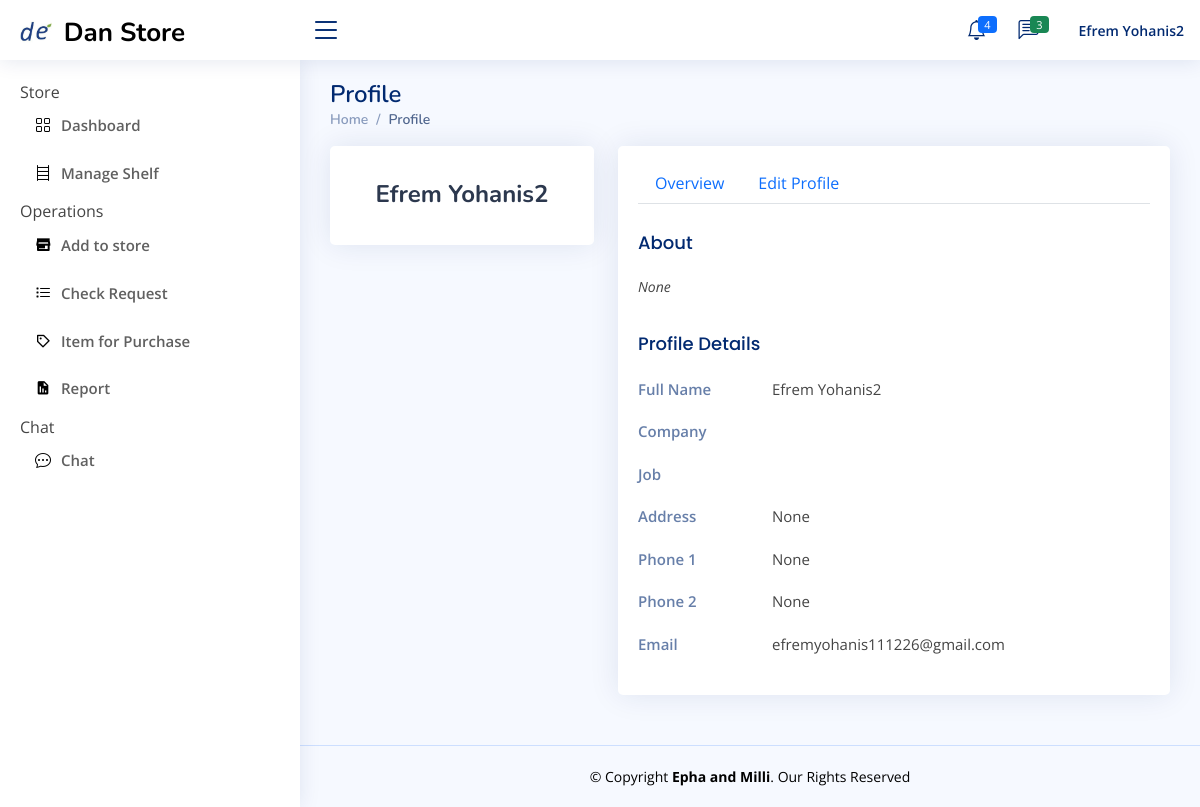
Page /Store_Manager/user_Profile (signed in) on the committed database.
### Store_manager/models.py (models this page shows, shortened)
class employ(models.Model):
    user=models.ForeignKey(User,null=True,blank=True,on_delete=models.CASCADE)
    role= models.CharField(max_length=200,null=True,blank=True)
    profile_pic=models.ImageField(null=True,blank=True, upload_to='Profile/')
    Full_Name=models.CharField(max_length=300, null=True)
    gender = models.CharField(max_length=20,null=True,blank=True)
    phone1 = models.CharField(max_length=200, null=True)
    phone2 = models.CharField(max_length=200, null=True)
    facebook = models.CharField(max_length=200, null=True,blank=True)
    telegram = models.CharField(max_length=200, null=True,blank=True)
    instagram = models.CharField(max_length=200, null=True,blank=True)
    about = models.TextField(max_length=500, null=True)
    address = models.CharField(max_length=200, null=True)
    inDepartment = models.CharField(max_length=300,null=True)
    date_created = models.DateTimeField(auto_now_add=True, null=True)
    Thechnologist =models.BooleanField(blank=True,null=True,default=False)
    accessStore=models.ForeignKey(allStore,null=True,blank=True,on_delete=models.CASCADE)

### Store_manager/views.py (the view)
# urls.py: path('user_Profile',views.user_Profile,name="user-Profile"),
def user_Profile(request):
    users = User.objects.get(id=request.user.id)
    re_employ=employ.objects.get(user=users)
    admin = re_employ
    context= {
        'admin':admin,
    }
    return render(request,'Store_manager/profile/show_profile.html',context)

### Templates/Store_manager/profile/show_profile.html
{% extends 'Store_manager/profile/profile-base.html' %}
{% load static %}
{% block profile %}
<div class="tab-pane fade show active profile-overview" id="profile-overview">
    <h5 class="card-title">About</h5>
    <p class="small fst-italic">{{admin.about}}
    <h5 class="card-title">Profile Details</h5>
    <div class="row">
      <div class="col-lg-3 col-md-4 label ">Full Name</div>
      <div class="col-lg-9 col-md-8">{{admin.user.first_name}} {{admin.user.last_name}}</div>
    </div>
    <div class="row">
      <div class="col-lg-3 col-md-4 label">Company</div>
      <div class="col-lg-9 col-md-8">{{admin.Company}}</div>
    </div>
    <div class="row">
      <div class="col-lg-3 col-md-4 label">Job</div>
      <div class="col-lg-9 col-md-8">{{admin.Job}}</div>
    </div>
    <div class="row">
      <div class="col-lg-3 col-md-4 label">Address</div>
      <div class="col-lg-9 col-md-8">{{admin.address}}</div>
    </div>
    <div class="row">
      <div class="col-lg-3 col-md-4 label">Phone 1</div>
      <div class="col-lg-9 col-md-8">{{admin.phone1}}</div>
    </div>
    <div class="row">
      <div class="col-lg-3 col-md-4 label">Phone 2</div>
      <div class="col-lg-9 col-md-8">{{admin.phone2}}</div>
    </div>
    <div class="row">
      <div class="col-lg-3 col-md-4 label">Email</div>
      <div class="col-lg-9 col-md-8">{{user.email}}</div>
    </div>
  </div>
{% endblock %}

### Templates/Store_manager/profile/profile-base.html (shortened to what this page needs)
{% extends 'Store_manager/S_base.html'  %}
{% block store %}
{% load static %}
<main id="main" class="main">
  <div class="pagetitle">
    <h1>Profile</h1>
    <nav>
      <ol class="breadcrumb">
        <li class="breadcrumb-item"><a href="{% url 'store-dashboard' %}">Home</a></li>
        <li class="breadcrumb-item active">Profile</li>
      </ol>
    </nav>
  </div>
    <section class="section profile">
      <div class="row">
        <div class="col-xl-4">
          <div class="card">
            <div class="card-body profile-card pt-4 d-flex flex-column align-items-center">
              <h2>{{user.first_name}} {{user.last_name}}</h2>
            </div>
          </div>
        </div>
        <div class="col-xl-8">
          <div class="card">
            <div class="card-body pt-3">
              <ul class="nav nav-tabs">
                <li class="nav-item">
                  <a class="nav-link " aria-current="page" href="{% url 'user-Profile' %}">Overview</a>
                </li>
                <li class="nav-item">
                  <a class="nav-link" href="{% url 'edit-Profile' %}">Edit Profile</a>
                </li>
              </ul>
              <div class="tab-content pt-2">
                {% block profile %}
                {% endblock profile %}
              </div>
            </div>
          </div>
        </div>
      </div>
    </section>
    </main>
{% endblock %}

### Templates/Store_manager/S_base.html (shortened to what this page needs)
{% extends 'base.html' %} {% load static %} {% block content %}
<header id="header" class="header fixed-top d-flex align-items-center">
  <div class="d-flex align-items-center justify-content-right">
    <a href="index.html" class="logo d-flex align-items-center">
      <img src="{% static '/assets/img/newfile.png' %}" alt="" />
      <span
        class="d-none d-lg-block"
        style="color: black; margin-top: 5px; padding-left: 5px"
        >Dan Store</span
      >
    </a>
    <i class="bi bi-list toggle-sidebar-btn" style="margin-right: 10px"></i>
  </div>
  <nav class="header-nav ms-auto">
    <ul class="d-flex align-items-center">
      <li class="nav-item dropdown">
        <a class="nav-link nav-icon" href="#" data-bs-toggle="dropdown">
          <i class="bi bi-bell"></i>
          <span class="badge bg-primary badge-number">4</span> </a
        >
      </li>
      <li class="nav-item dropdown">
        <a class="nav-link nav-icon" href="#" data-bs-toggle="dropdown">
          <i class="bi bi-chat-left-text"></i>
          <span class="badge bg-success badge-number">3</span> </a
        >
      </li>
      <li class="nav-item dropdown pe-3">
        <a
          class="nav-link nav-profile d-flex align-items-center pe-0"
          href="#"
          data-bs-toggle="dropdown"
        >
          <span class="d-none d-md-block ps-2"
            >{{user.first_name}} {{user.last_name}}</span
          > </a
        >
      </li>
    </ul>
  </nav>
</header>
<aside id="sidebar" class="sidebar">
  <ul class="sidebar-nav" id="sidebar-nav">
    <li>Store</li>
    <li class="nav-item">
      <a class="nav-link collapsed active" href="{% url 'store-dashboard' %}">
        <i class="bi bi-grid" style="color: black"></i>
        <span style="color: rgb(96, 96, 96)">Dashboard</span>
      </a>
    </li>
    <li class="nav-item">
      <a class="nav-link collapsed active" href="{% url 'manage-catagory' %}">
        <i class="bi bi-bookshelf" style="color: black"></i>
        <span style="color: rgb(96, 96, 96)">Manage Shelf</span>
      </a>
    </li>
    <li>Operations</li>
    <li class="nav-item">
      <a class="nav-link collapsed active" href="{% url 'add-to-store' %}">
        <i class="ri ri-store-3-line" style="color: black"></i>
        <span style="color: rgb(96, 96, 96)"> Add to store</span>
      </a>
    </li>
    <li class="nav-item">
      <a class="nav-link collapsed active" href="{% url 'cheeck-request' %}">
        <i class="bi bi-list-task" style="color: black"></i>
        <span style="color: rgb(96, 96, 96)"> Check Request</span>
      </a>
    </li>
    <li class="nav-item">
      <a class="nav-link collapsed active" href="{% url 'list_for_purchase' %}">
        <i class="bx bx-purchase-tag" style="color: black"></i>
        <span style="color: rgb(96, 96, 96)"> Item for Purchase</span>
      </a>
    </li>
    <li class="nav-item">
      <a class="nav-link collapsed active" href="{% url 'report' %}">
        <i class="bx bxs-report" style="color: black"></i>
        <span style="color: rgb(96, 96, 96)"> Report</span>
      </a>
    </li>
    <li>Chat</li>
    <li class="nav-item">
      <a class="nav-link collapsed active" href="{% url 'chat' %}">
        <i class="bi bi-chat-dots" style="color: black"></i>
        <span style="color: rgb(96, 96, 96)"> Chat</span>
      </a>
    </li>
  </ul>
</aside>
{% block store %} {% endblock %}
{% endblock %}

### static/assets/css/style.css (style rules this page uses)
:root { scroll-behavior: smooth; }
body { font-family: "Open Sans", sans-serif; background: #f6f9ff; color: #444444; }
a { color: #4154f1; text-decoration: none; }
h1, h2, h3, h4, h5, h6 { font-family: "Nunito", sans-serif; }
#main { margin-top: 60px; padding: 20px 30px; transition: all 0.3s; }
.pagetitle { margin-bottom: 10px; }
.pagetitle h1 { font-size: 24px; margin-bottom: 0; font-weight: 600; color: #012970; }
.card { margin-bottom: 30px; border: none; border-radius: 5px; box-shadow: 0px 0 30px rgba(1, 41, 112, 0.1); }
.card-title { padding: 20px 0 15px 0; font-size: 18px; font-weight: 500; color: #012970; font-family: "Poppins", sans-serif; }
.card-body { padding: 0 20px 20px 20px; }
.breadcrumb { font-size: 14px; font-family: "Nunito", sans-serif; color: #899bbd; font-weight: 600; }
.breadcrumb a { color: #899bbd; transition: 0.3s; }
.breadcrumb .breadcrumb-item::before { color: #899bbd; }
.breadcrumb .active { color: #51678f; font-weight: 600; }
.logo { line-height: 1; }
@media (min-width: 1200px) { .logo { width: 280px; } }
.logo img { max-height: 26px; margin-right: 6px; }
.logo span { font-size: 26px; font-weight: 700; color: #012970; font-family: "Nunito", sans-serif; }
.header { transition: all 0.5s; z-index: 997; height: 60px; box-shadow: 0px 2px 20px rgba(1, 41, 112, 0.1); background-color: #fff; padding-left: 20px; }
.header .toggle-sidebar-btn { font-size: 32px; padding-left: 10px; cursor: pointer; color: #012970; }
.header-nav ul { list-style: none; }
.header-nav > ul { margin: 0; padding: 0; }
.header-nav .nav-icon { font-size: 20px; color: #012970; }
.header-nav .nav-profile { color: #012970; }
.header-nav .nav-profile span { font-size: 14px; font-weight: 600; }
.header-nav .badge-number { position: absolute; inset: 4px 6px auto auto; font-weight: normal; font-size: 11px; padding: 3px 6px; }
.sidebar { position: fixed; top: 60px; left: 0; bottom: 0; width: 300px; z-index: 996; transition: all 0.3s; padding: 20px; overflow-y: auto; scrollbar-width: thin; scrollbar-color: #aab7cf transparent; box-shadow: 0px 0px 20px rgba(1, 41, 112, 0.1); background-color: #fff; }
@media (min-width: 1200px) { #main, #footer { margin-left: 300px; } }
.sidebar-nav { padding: 0; margin: 0; list-style: none; }
.sidebar-nav li { padding: 0; margin: 0; list-style: none; }
.sidebar-nav .nav-item { margin-bottom: 5px; }
.sidebar-nav .nav-link { display: flex; align-items: center; font-size: 15px; font-weight: 600; color: #4154f1; transition: 0.3; background: #f6f9ff; padding: 10px 15px; border-radius: 4px; }
.sidebar-nav .nav-link i { font-size: 16px; margin-right: 10px; color: #4154f1; }
.sidebar-nav .nav-link.collapsed { color: #012970; background: #fff; }
.sidebar-nav .nav-link.collapsed i { color: #899bbd; }
.profile .profile-card h2 { font-size: 24px; font-weight: 700; color: #2c384e; margin: 10px 0 0 0; }
.profile .profile-overview .row { margin-bottom: 20px; font-size: 15px; }
.profile .profile-overview .card-title { color: #012970; }
.profile .profile-overview .label { font-weight: 600; color: rgba(1, 41, 112, 0.6); }

### rows in the picture
employ: about "None", user.first_name "Efrem", user.last_name "Yohanis2", address "None", phone1 "None", phone2 "None"

### other values in the picture
{{ user.first_name }} "Efrem"
{{ user.last_name }} "Yohanis2"
{{ user.email }} "efremyohanis111226@gmail.com"
